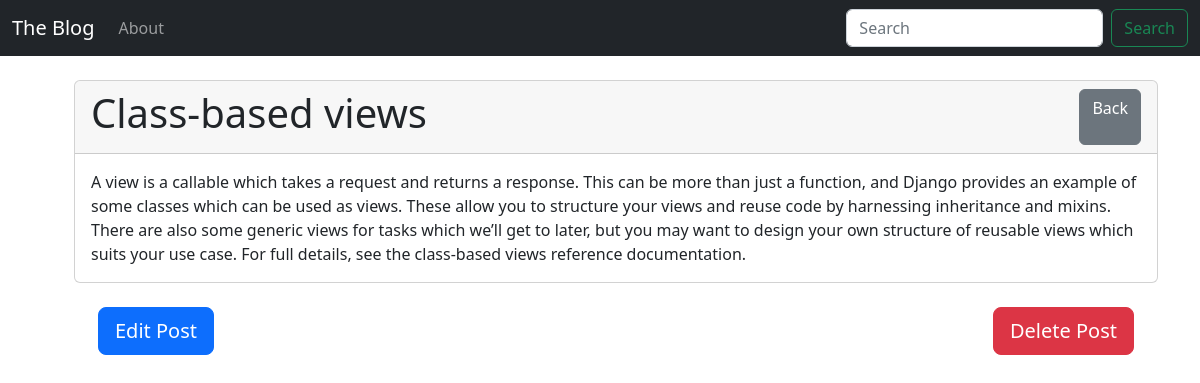
Page /class-based-views/18073a1b-fc77-4307-847d-29b29983b81f/ on the committed database.
### theblog/models.py (models this page shows, shortened)
class Post(models.Model):
    title = models.CharField(max_length=255)
    author = models.ForeignKey(User, on_delete=models.CASCADE)
    slug = models.CharField(max_length=255)
    body = models.TextField()
    id = models.UUIDField(default=uuid.uuid4, primary_key=True, unique=True, editable=False)
    created_at = models.DateTimeField(auto_now_add=True)
    class Meta:
        ordering = ('-created_at',)

### theblog/views.py (the view)
# urls.py: path('<slug:slug>/<str:id>/', ArticleDetail.as_view(), name="article_detail"),
class ArticleDetail(DetailView):
    model: Post
    template_name = 'article-detail.html'
    queryset = Post.objects.all()

### theblog/templates/article-detail.html
{% extends 'base.html' %} {% block content %}
<ul>
  <div class="card mt-4">
    <div class="card-header d-flex justify-content-between">
      <h1>{{ post.title}}</h1>
      <a href="{% url 'home' %}" class="btn btn-secondary">Back</a>
    </div>
    <div class="card-body">{{ post.body }}</div>
  </div>
  <div class="card-footer d-flex justify-content-between p-4">
    <a
      href="{% url 'edit_post' post.slug post.id%}"
      class="btn btn-primary btn-lg"
      >Edit Post</a
    >
    <a href="" class="btn btn-danger btn-lg">Delete Post</a>
  </div>
</ul>
{% endblock %}

### rows in the picture
Post: title "Class-based views", body "A view is a callable which takes a request and returns a response. This can be more than just a function, and Django provides an example of some classes which can be used as views. These allow you to structure your views and reuse code by harnessing inheritance and mixins. There are also some generic views for tasks which we’ll get to later, but you may want to design your own structure of reusable views which suits your use case. For full details, see the class-based views reference documentation."
